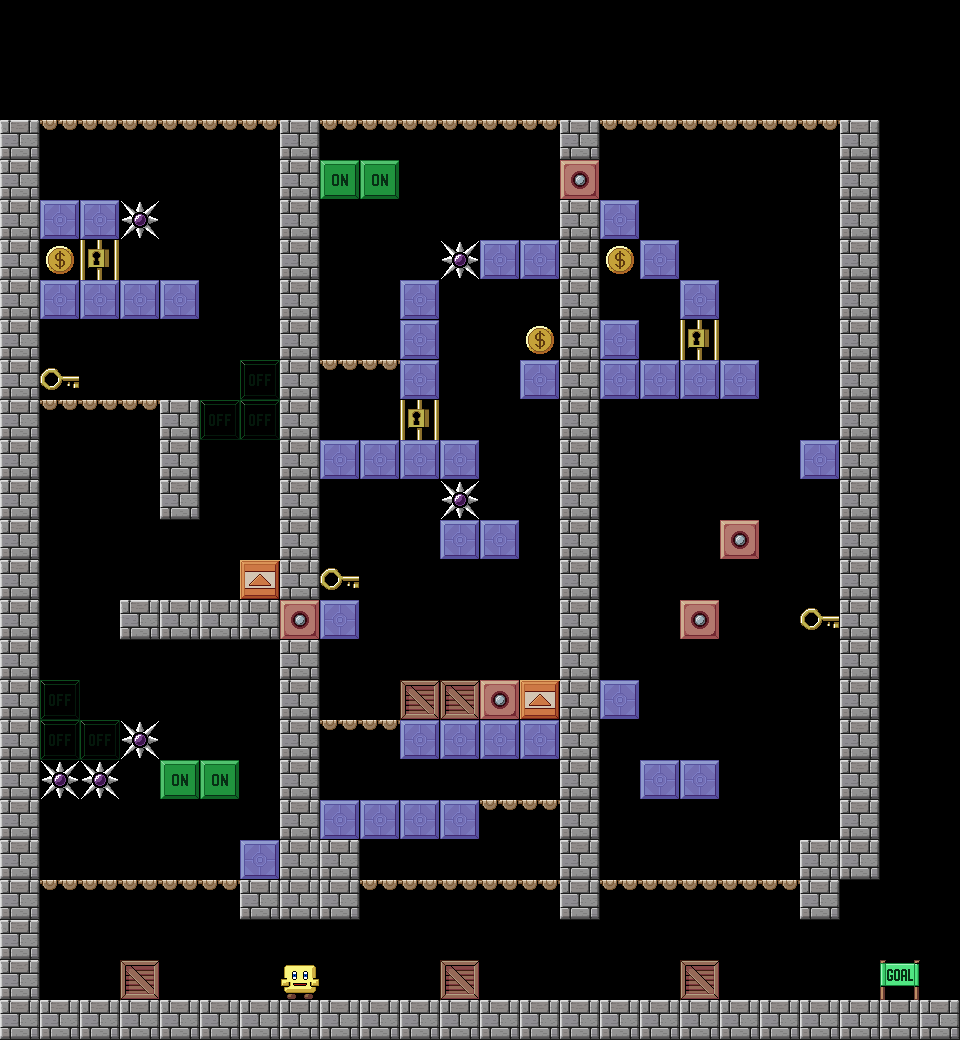

Below is a game level as drawn by its tile map, then a one-line description and the .tmx file that defines it, in full:
An orthogonal 24x26 tile map with 40x40 px tiles, 1 tile layer (Level23).

<map version="1.1" tiledversion="2018.09.12" orientation="orthogonal" renderorder="right-down" width="24" height="26" tilewidth="40" tileheight="40" infinite="0" nextlayerid="50" nextobjectid="1">
 <tileset firstgid="1" source="TileSetLevels.tsx" />
 <layer id="49" name="Level23" width="24" height="26">
  <data encoding="csv">
0,0,0,0,0,0,0,0,0,0,0,0,0,0,0,0,0,0,0,0,0,0,0,0,
0,0,0,0,0,0,0,0,0,0,0,0,0,0,0,0,0,0,0,0,0,0,0,0,
0,0,0,0,0,0,0,0,0,0,0,0,0,0,0,0,0,0,0,0,0,0,0,0,
15,18,18,18,18,18,18,15,18,18,18,18,18,18,15,18,18,18,18,18,18,15,0,0,
15,0,0,0,0,0,0,15,11,11,0,0,0,0,9,0,0,0,0,0,0,15,0,0,
15,16,16,5,0,0,0,15,0,0,0,0,0,0,15,16,0,0,0,0,0,15,0,0,
15,4,10,0,0,0,0,15,0,0,0,5,16,16,15,4,16,0,0,0,0,15,0,0,
15,16,16,16,16,0,0,15,0,0,16,0,0,0,15,0,0,16,0,0,0,15,0,0,
15,0,0,0,0,0,0,15,0,0,16,0,0,4,15,16,0,10,0,0,0,15,0,0,
15,6,0,0,0,0,7,15,18,18,16,0,0,16,15,16,16,16,16,0,0,15,0,0,
15,18,18,18,15,7,7,15,0,0,10,0,0,0,15,0,0,0,0,0,0,15,0,0,
15,0,0,0,15,0,0,15,16,16,16,16,0,0,15,0,0,0,0,0,16,15,0,0,
15,0,0,0,15,0,0,15,0,0,0,5,0,0,15,0,0,0,0,0,0,15,0,0,
15,0,0,0,0,0,0,15,0,0,0,16,16,0,15,0,0,0,9,0,0,15,0,0,
15,0,0,0,0,0,8,15,6,0,0,0,0,0,15,0,0,0,0,0,0,15,0,0,
15,0,0,15,15,15,15,9,16,0,0,0,0,0,15,0,0,9,0,0,6,15,0,0,
15,0,0,0,0,0,0,15,0,0,0,0,0,0,15,0,0,0,0,0,0,15,0,0,
15,7,0,0,0,0,0,15,0,0,17,17,9,8,15,16,0,0,0,0,0,15,0,0,
15,7,7,5,0,0,0,15,18,18,16,16,16,16,15,0,0,0,0,0,0,15,0,0,
15,5,5,0,11,11,0,15,0,0,0,0,0,0,15,0,16,16,0,0,0,15,0,0,
15,0,0,0,0,0,0,15,16,16,16,16,18,18,15,0,0,0,0,0,0,15,0,0,
15,0,0,0,0,0,16,15,15,0,0,0,0,0,15,0,0,0,0,0,15,15,0,0,
15,18,18,18,18,18,15,15,15,18,18,18,18,18,15,18,18,18,18,18,15,0,0,0,
15,0,0,0,0,0,0,0,0,0,0,0,0,0,0,0,0,0,0,0,0,0,0,0,
15,0,0,17,0,0,0,2,0,0,0,17,0,0,0,0,0,17,0,0,0,0,3,0,
15,15,15,15,15,15,15,15,15,15,15,15,15,15,15,15,15,15,15,15,15,15,15,15
</data>
 </layer>
</map>
